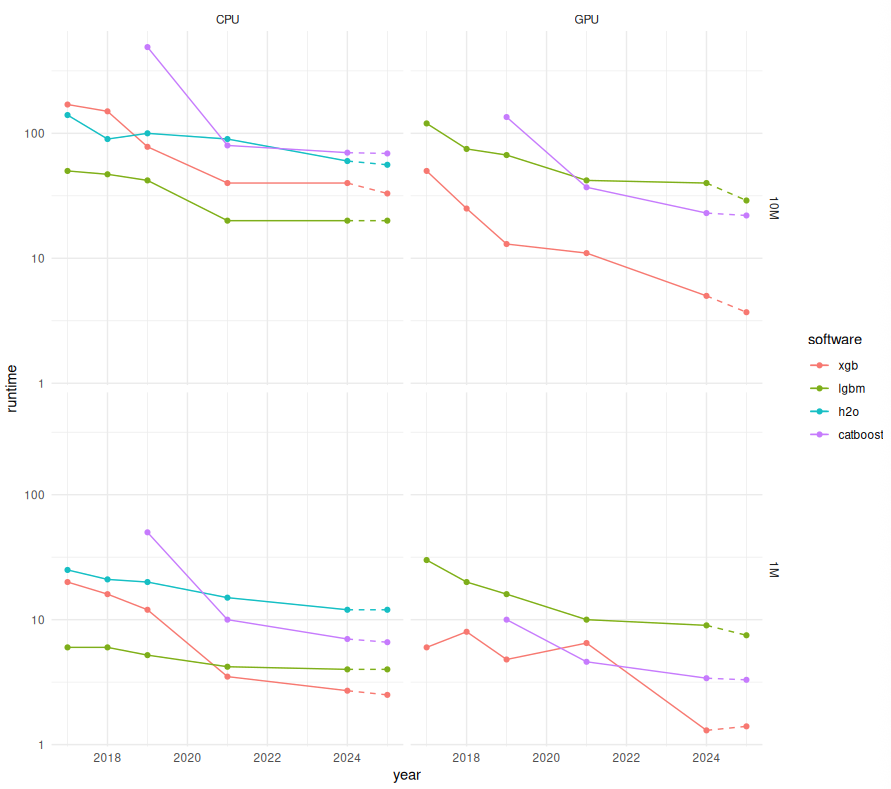

The R source for this figure:
library(ggplot2)
library(data.table)

d <- fread("history.csv")
d
dm <- melt(d, id.vars = c("platform","year","size"))
dm

colnames(dm) <- c("platform","year","size","software","runtime")

ggplot(dm, aes(x = year, y = runtime, color = software)) +
  geom_line(data = subset(dm, year <= 2024)) +
  geom_line(data = subset(dm, year >= 2024), linetype = "dashed") +
  geom_point() +
  scale_y_log10() +
  facet_grid(size ~ platform) +
  theme_minimal()
